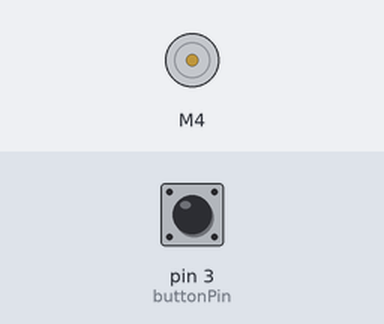
Recording of a sketch running on a simulated Arduino Uno, built with avr-gcc and run on an emulated ATmega328P. Shown: DC motor (green arrow = forward, orange = backward, longer = faster). Inputs (shaded band) come from the test bench; at power-on: pin 3 (buttonPin) HIGH. What the sketch prints to the serial monitor is not drawn.

Above: at 1.2 s.
1.3 s: pin 3 (buttonPin) pulled LOW for 0.15 s
At 1.38 s:
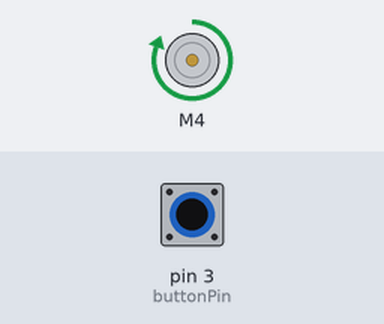
2.9 s: pin 3 (buttonPin) pulled LOW for 3.2 s
At 7.5 s:
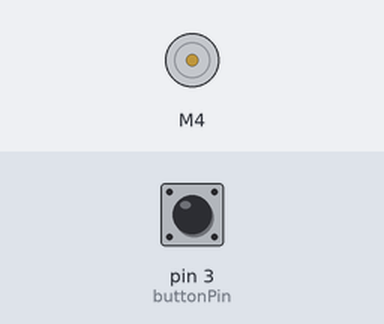
9.1 s: pin 3 (buttonPin) pulsed LOW 2 times (0.12 s each, 0.3 s apart)
At 9.31 s:
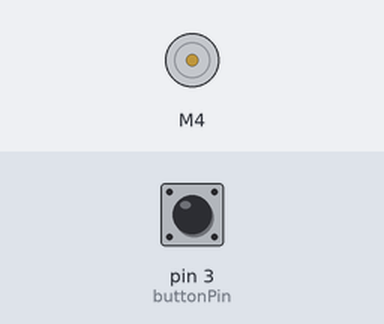
Timing chart, 0 to 12.1 s (numbered marks = the images above; inputs shaded):
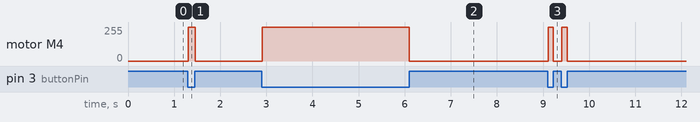

The sketch:

DCMotorTest1.ino
```cpp
/*
This is a test sketch for the Adafruit assembled Motor Shield for Arduino v2
It won't work with v1.x motor shields! Only for the v2's with built in PWM
control

For use with the Adafruit Motor Shield v2
---->	http://www.adafruit.com/products/1438
*/

#include <Adafruit_MotorShield.h>

// Create the motor shield object with the default I2C address
Adafruit_MotorShield AFMS = Adafruit_MotorShield();
// Or, create it with a different I2C address (say for stacking)
// Adafruit_MotorShield AFMS = Adafruit_MotorShield(0x61);

// Select which 'port' M1, M2, M3 or M4. In this case, M1
Adafruit_DCMotor *myMotor = AFMS.getMotor(4);
// You can also make another motor on port M2
//Adafruit_DCMotor *myOtherMotor = AFMS.getMotor(2);
const int buttonPin = 3;
int buttonState = 0;

void setup() {
  Serial.begin(9600);           // set up Serial library at 9600 bps
  pinMode(buttonPin, INPUT_PULLUP);
  Serial.println("Adafruit Motorshield v2 - DC Motor test!");

  if (!AFMS.begin()) {         // create with the default frequency 1.6KHz
  // if (!AFMS.begin(1000)) {  // OR with a different frequency, say 1KHz
    Serial.println("Could not find Motor Shield. Check wiring.");
    while (1);
  }
  Serial.println("Motor Shield found.");

  // Set the speed to start, from 0 (off) to 255 (max speed)
  myMotor->setSpeed(150);
  myMotor->run(FORWARD);
  // turn on motor
  myMotor->run(RELEASE);
}

void loop() {
  uint8_t i;
 buttonState = digitalRead(buttonPin);
  if (buttonState == LOW) {
    Serial.println("on");

    myMotor->setSpeed(255);
    myMotor->run(FORWARD);
  } else {
    // turn LED off:
    myMotor->setSpeed(0);
    myMotor->run(RELEASE);
    Serial.println("off");
  }
  //Serial.print("tick");

  myMotor->run(FORWARD);
  //for (i=0; i<255; i++) {
  //  myMotor->setSpeed(i);
   // delay(10);
 // }
  //for (i=255; i!=0; i--) {
   // myMotor->setSpeed(i);
   // delay(10);
 // }

  //Serial.print("tock");

 // myMotor->run(BACKWARD);
  //for (i=0; i<150; i++) {
  //  myMotor->setSpeed(i);
   // delay(20);
  //}
  //for (i=150; i!=0; i--) {
  //  myMotor->setSpeed(i);
  //  delay(20);
  //}

 // Serial.print("tech");
 // myMotor->run(RELEASE);
  //delay(1000);
}
```

Measured:
- after the input at 1.3 s, motor M4: stopped → forward 255/255 at once, → stopped 0.15 s later
- after the input at 2.9 s, motor M4: stopped → forward 255/255 at once, → stopped 3.2 s later
- after the input at 9.1 s, motor M4: alternates forward 255/255 for 0.11 s and stopped for 0.19 s, 4 changes in all, then stays stopped, starting at once
